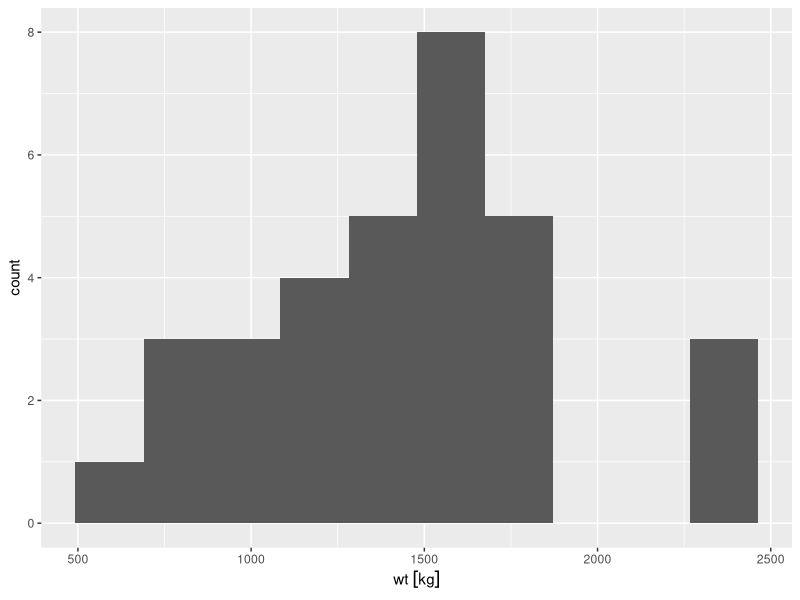
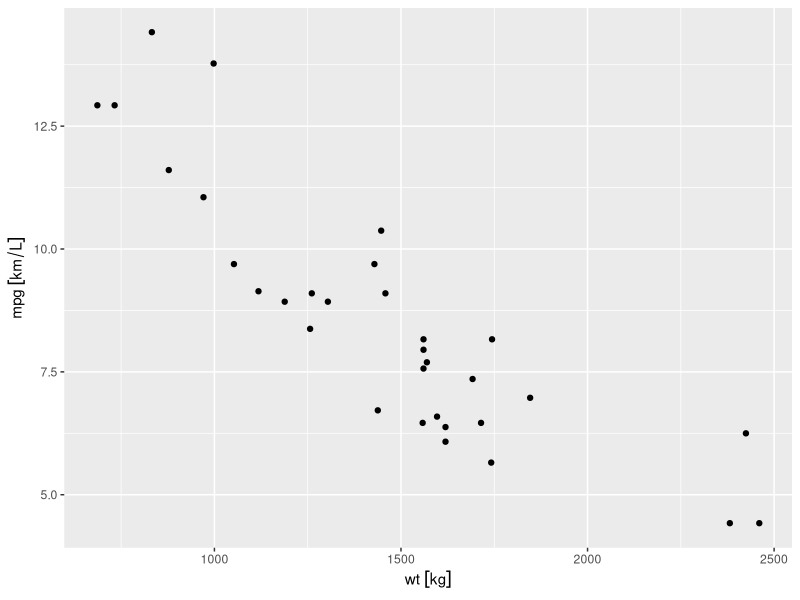

These charts were generated, in order, by the following R code:
## 부록 B. 측정단위

# unix, sudo apt-get install libudunits2-dev
# install.packages('units')
library(units)

library(dplyr)
data(mtcars)
#help(mtcars)

datUnits = valid_udunits()
datUnits %>%
  select(symbol, name_singular, definition) %>%  # 책에 오타
  head(3)

require(dplyr)
datUnits %>%
  filter_all(any_vars(grepl('(mile|gallon)', .))) %>% head

# 다음의 코드에서 `name=`에 단위의 이름을 정하고, `def=`로 정의를 적는다.
# mpg는 마일(international_mile)을 US 액량 갤론(US_liquid_gallon)으로 나눠준 단위이다.
install_unit(name = "mpg_US", def = "international_mile / US_liquid_gallon")

x = c(1,2,3)
units(x) = 'mpg_US'
print(x)

units(x) = 'km/L' # 단위 기호를 사용
print(x)

remove_unit(name = 'mpg_US') # 먼저 기존의 단위이름 'mpg_US'를 제거한다
install_unit(name = "mpg_US",
             def = "0.425144 km/L")
# 단위이름 'mpg_US'를 다시 정의한다

data(mtcars) # mtcars를 새로 읽어서 기존의 단위 정보를 제거한다.
# units(mtcars$mpg) = NULL 을 사용할 수도 있다.
units(mtcars$mpg) = 'mpg_US' # mpg의 단위를 mpg_US로 정한다.
units(mtcars$mpg) = 'km/L' # mpg의 단위를 km/L로 변환한다.
print(head(mtcars$mpg))

units(mtcars$wt) = 'klb'
#dat$wt = set_units(dat$wt, 'klb', mode='standard')
#dat$wt = set_units(dat$wt, klb)

units(mtcars$wt) = 'kg'
#dat$wt = set_units(dat$wt, 'kg', mode='standard')
#dat$mpg = set_units(dat$mpg, kg/L)

library(ggplot2)
library(ggforce) # ggplot과 units를 함께 쓰기 위해서 필수!
ggplot(data = mtcars) + geom_histogram(aes(x=wt), bins=10)
# 만약 ggforce가 없다면 Error in Ops.units(x, range[1]) 가 발생한다.

ggplot(data = mtcars) + geom_point(aes(x=wt, y=mpg))

install_unit(name = 'cubic_inch', def = 'in^3')
install_unit(name = 'qsec', def = '4 second / mile')

units(mtcars$disp) = 'cubic_inch'
units(mtcars$hp) = 'horsepower'
units(mtcars$qsec) = 'qsec'
